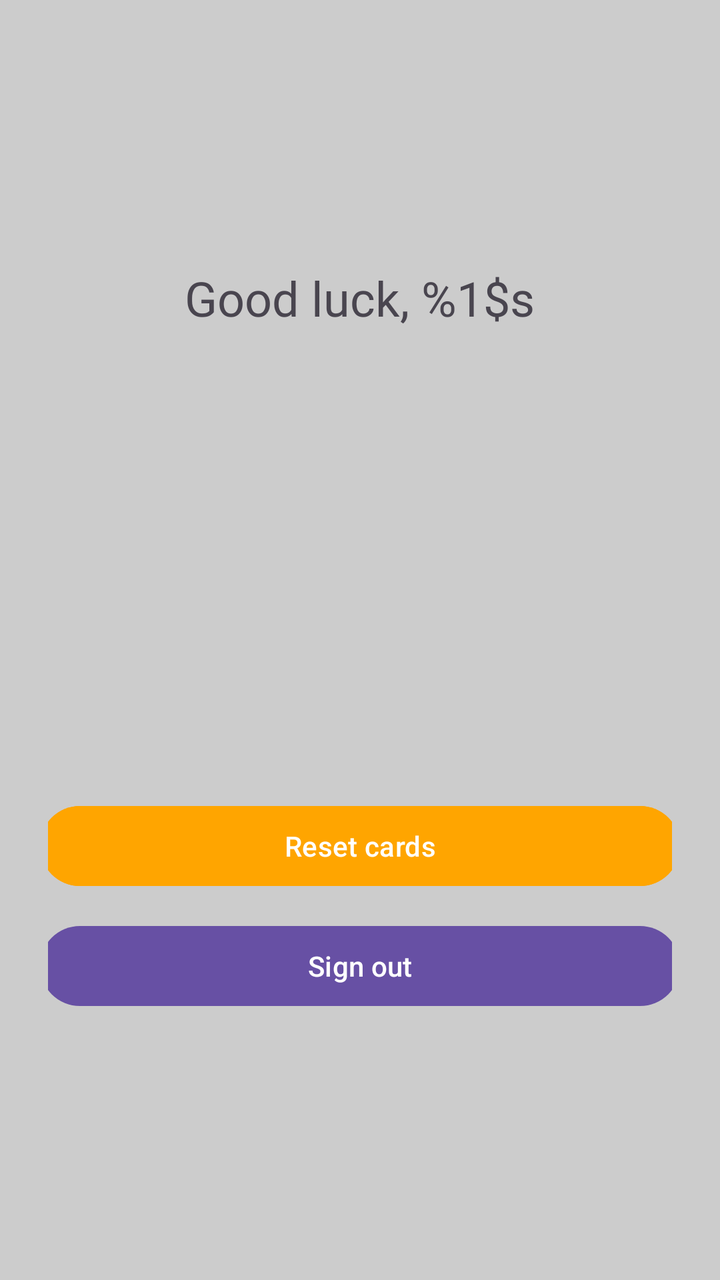
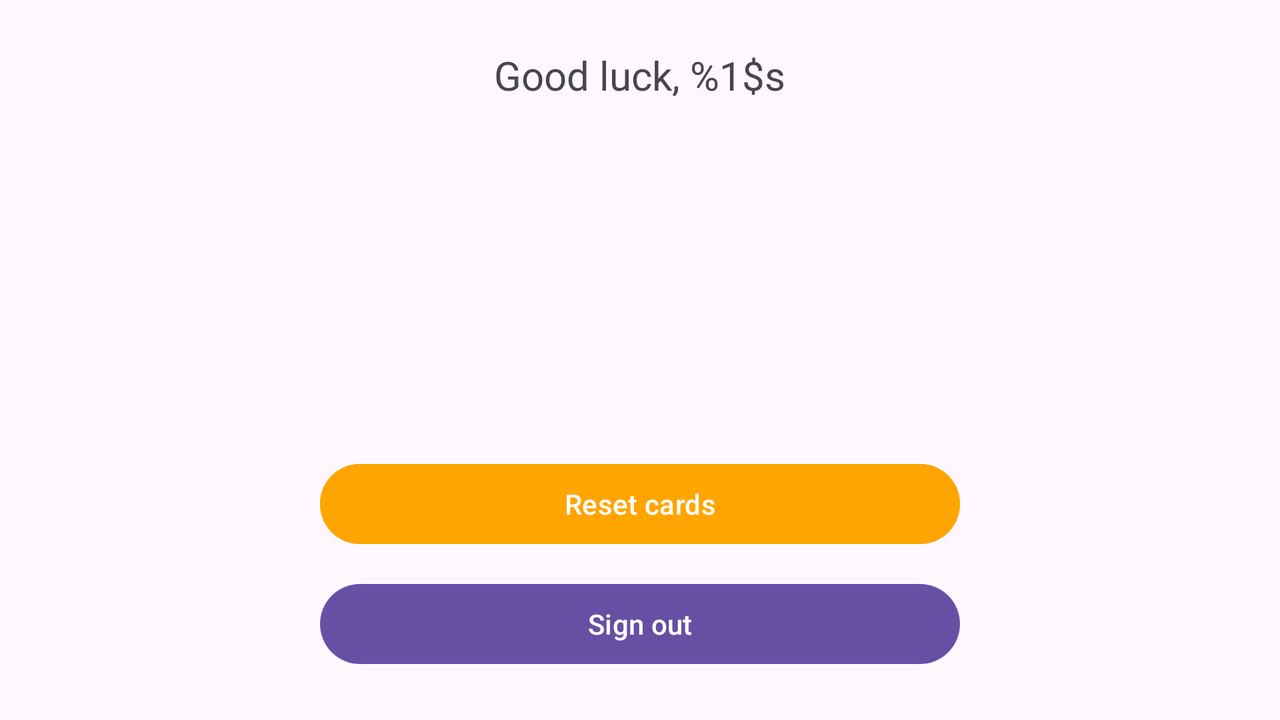

First picture: res/layout/ on a phone held upright. Second picture: the repository's own variant of that layout, on a device whose configuration matches the variant's folder. Source for both follows.
<!-- AndroidManifest.xml: application theme Theme.CardMatchGame -->
<!-- res/layout/activity_game.xml -->
<?xml version="1.0" encoding="utf-8"?>
<LinearLayout xmlns:android="http://schemas.android.com/apk/res/android"
    android:layout_width="match_parent"
    android:layout_height="match_parent"
    android:orientation="vertical"
    android:padding="24dp"
    android:background="#CCCCCC">

    <Space
        android:layout_width="match_parent"
        android:layout_height="0dp"
        android:layout_weight="1" />

    <TextView
        android:id="@+id/welcomeText"
        android:layout_width="wrap_content"
        android:layout_height="wrap_content"
        android:layout_gravity="center_horizontal"
        android:layout_marginBottom="16dp"
        android:fontFamily="@font/pacifico_regular"
        android:text="@string/game_title"
        android:textSize="24sp" />

    <Space
        android:layout_width="match_parent"
        android:layout_height="0dp"
        android:layout_weight="1" />

    <GridLayout
        android:id="@+id/cardGrid"
        android:layout_width="match_parent"
        android:layout_height="wrap_content"
        android:columnCount="2"
        android:rowCount="5"
        android:alignmentMode="alignMargins"
        android:useDefaultMargins="true" />

    <Space
        android:layout_width="match_parent"
        android:layout_height="0dp"
        android:layout_weight="1" />

    <Button
        android:id="@+id/resetButton"
        android:layout_width="320dp"
        android:layout_height="wrap_content"
        android:backgroundTint="#FFA500"
        android:layout_gravity="center_horizontal"
        android:text="@string/reset_game" />

    <Button
        android:id="@+id/signOutButton"
        android:layout_width="320dp"
        android:layout_height="wrap_content"
        android:layout_marginTop="12dp"
        android:layout_gravity="center_horizontal"
        android:text="@string/sign_out" />

    <Space
        android:layout_width="match_parent"
        android:layout_height="0dp"
        android:layout_weight="1" />

</LinearLayout>
<!-- resources referenced by this layout -->
<resources>
  <string name="game_title">Good luck, %1$s</string>
  <string name="reset_game">Reset cards</string>
  <string name="sign_out">Sign out</string>
  <style name="Theme.CardMatchGame" parent="Base.Theme.CardMatchGame" />
  <style name="Base.Theme.CardMatchGame" parent="Theme.Material3.DayNight.NoActionBar">
          
          
      </style>
</resources>
<!-- res/layout-land/activity_game.xml (the repository's variant of the layout above) -->
<!-- drawn on the phone turned sideways -->
<?xml version="1.0" encoding="utf-8"?>
<LinearLayout xmlns:android="http://schemas.android.com/apk/res/android"
    android:layout_width="match_parent"
    android:layout_height="match_parent"
    android:orientation="vertical"
    android:padding="24dp">

    <TextView
        android:id="@+id/welcomeText"
        android:layout_width="wrap_content"
        android:layout_height="wrap_content"
        android:layout_gravity="center_horizontal"
        android:layout_marginBottom="12dp"
        android:fontFamily="@font/pacifico_regular"
        android:text="@string/game_title"
        android:textSize="20sp" />

    <Space
        android:layout_width="match_parent"
        android:layout_height="0dp"
        android:layout_weight="1" />

    <GridLayout
        android:id="@+id/cardGrid"
        android:layout_width="match_parent"
        android:layout_height="wrap_content"
        android:columnCount="5"
        android:rowCount="2"
        android:alignmentMode="alignMargins"
        android:useDefaultMargins="true" />

    <Space
        android:layout_width="match_parent"
        android:layout_height="0dp"
        android:layout_weight="1" />

    <Button
        android:id="@+id/resetButton"
        android:layout_width="320dp"
        android:layout_height="wrap_content"
        android:backgroundTint="#FFA500"
        android:layout_gravity="center_horizontal"
        android:text="@string/reset_game" />

    <Button
        android:id="@+id/signOutButton"
        android:layout_width="320dp"
        android:layout_height="wrap_content"
        android:layout_marginTop="12dp"
        android:layout_gravity="center_horizontal"
        android:text="@string/sign_out" />

</LinearLayout>
